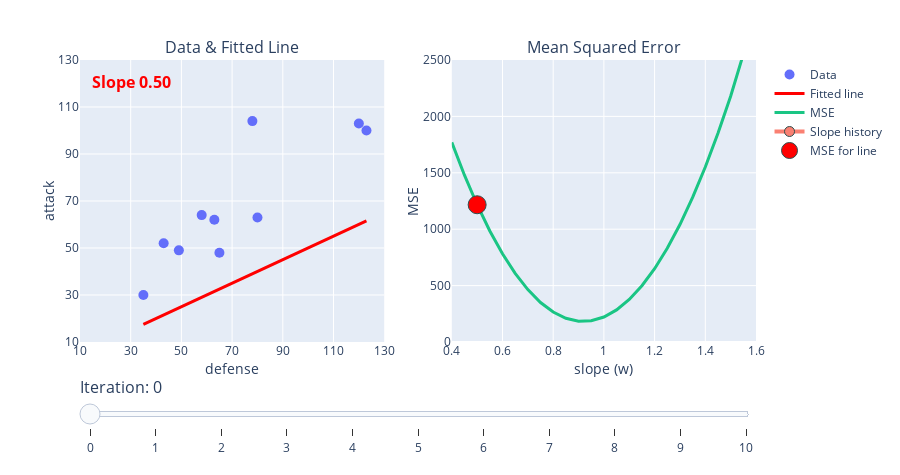

Write notebook code for a chart like this one.
### Code cell
plot_gradient_descent(x, y, w=0.5, alpha=1.8e-4, max_iterations=10)

### Figure 1 — Plotly figure (JSON) as saved in the notebook; plotly's stock layout.template omitted (floating-point values rounded to 4 significant figures)
{"data": [{"marker": {"size": 10}, "mode": "markers", "name": "Data", "type": "scatter", "x": [35, 43, 49, 58, 63, 65, 78, 80, 120, 123], "xaxis": "x", "y": [30, 52, 49, 64, 62, 48, 104, 63, 103, 100], "yaxis": "y"}, {"line": {"color": "red", "width": 3}, "mode": "lines", "name": "Fitted line", "type": "scatter", "x": [35, 43, 49, 58, 63, 65, 78, 80, 120, 123], "xaxis": "x", "y": [17.5, 21.5, 24.5, 29, 31.5, 32.5, 39, 40, 60, 61.5], "yaxis": "y"}, {"line": {"color": "#1ac584", "width": 3}, "mode": "lines", "name": "MSE", "type": "scatter", "x": [0.4, 0.45, 0.5, 0.55, 0.6, 0.65, 0.7, 0.75, 0.8, 0.85, 0.9, 0.95, 1.0, 1.05, 1.1, 1.15, 1.2, 1.25, 1.3, 1.35, 1.4, 1.45, 1.5, 1.55, 1.6], "xaxis": "x2", "y": [1770.0, 1479.0, 1217.0, 984.4, 781.5, 608.2, 464.4, 350.1, 265.3, 210.1, 184.4, 188.2, 221.5, 284.4, 376.7, 498.6, 650.0, 831.0, 1041.0, 1281.0, 1551.0, 1850.0, 2179.0, 2537.0, 2924.0], "yaxis": "y2"}, {"line": {"color": "salmon", "width": 4}, "marker": {"line": {"color": "DarkSlateGrey", "width": 1}, "size": 10}, "mode": "markers+lines", "name": "Slope history", "type": "scatter", "x": [0.5], "xaxis": "x2", "y": [1217.0], "yaxis": "y2"}, {"line": {"color": "red"}, "marker": {"line": {"color": "DarkSlateGrey", "width": 1}, "size": 18}, "mode": "markers", "name": "MSE for line", "type": "scatter", "x": [0.5], "xaxis": "x2", "y": [1217.0], "yaxis": "y2"}, {"mode": "text", "showlegend": false, "text": "<b>Slope 0.50<b>", "textfont": {"color": "red", "size": 16}, "type": "scatter", "x": [30.3], "xaxis": "x", "y": [120], "yaxis": "y"}], "layout": {"annotations": [{"font": {"size": 16}, "showarrow": false, "text": "Data & Fitted Line", "x": 0.225, "xanchor": "center", "xref": "paper", "y": 1, "yanchor": "bottom", "yref": "paper"}, {"font": {"size": 16}, "showarrow": false, "text": "Mean Squared Error", "x": 0.775, "xanchor": "center", "xref": "paper", "y": 1, "yanchor": "bottom", "yref": "paper"}], "height": 475, "margin": {"t": 60}, "sliders": [{"currentvalue": {"font": {"size": 16}, "prefix": "Iteration: ", "visible": true}, "pad": {"b": 10, "t": 30}, "steps": [{"args": [[0], {"frame": {"duration": 0, "easing": "linear", "redraw": false}, "transition": {"duration": 0, "easing": "linear"}}], "label": "0", "method": "animate"}, {"args": [[1], {"frame": {"duration": 0, "easing": "linear", "redraw": false}, "transition": {"duration": 0, "easing": "linear"}}], "label": "1", "method": "animate"}, {"args": [[2], {"frame": {"duration": 0, "easing": "linear", "redraw": false}, "transition": {"duration": 0, "easing": "linear"}}], "label": "2", "method": "animate"}, {"args": [[3], {"frame": {"duration": 0, "easing": "linear", "redraw": false}, "transition": {"duration": 0, "easing": "linear"}}], "label": "3", "method": "animate"}, {"args": [[4], {"frame": {"duration": 0, "easing": "linear", "redraw": false}, "transition": {"duration": 0, "easing": "linear"}}], "label": "4", "method": "animate"}, {"args": [[5], {"frame": {"duration": 0, "easing": "linear", "redraw": false}, "transition": {"duration": 0, "easing": "linear"}}], "label": "5", "method": "animate"}, {"args": [[6], {"frame": {"duration": 0, "easing": "linear", "redraw": false}, "transition": {"duration": 0, "easing": "linear"}}], "label": "6", "method": "animate"}, {"args": [[7], {"frame": {"duration": 0, "easing": "linear", "redraw": false}, "transition": {"duration": 0, "easing": "linear"}}], "label": "7", "method": "animate"}, {"args": [[8], {"frame": {"duration": 0, "easing": "linear", "redraw": false}, "transition": {"duration": 0, "easing": "linear"}}], "label": "8", "method": "animate"}, {"args": [[9], {"frame": {"duration": 0, "easing": "linear", "redraw": false}, "transition": {"duration": 0, "easing": "linear"}}], "label": "9", "method": "animate"}, {"args": [[10], {"frame": {"duration": 0, "easing": "linear", "redraw": false}, "transition": {"duration": 0, "easing": "linear"}}], "label": "10", "method": "animate"}]}], "width": 900, "xaxis": {"anchor": "y", "domain": [0, 0.45], "dtick": 20, "range": [10, 130], "tick0": 10, "title": {"standoff": 0, "text": "defense"}}, "xaxis2": {"anchor": "y2", "domain": [0.55, 1], "dtick": 0.2, "range": [0.4, 1.6], "tick0": 0.4, "title": {"standoff": 0, "text": "slope (w)"}}, "yaxis": {"anchor": "x", "domain": [0, 1], "dtick": 20, "range": [10, 130], "tick0": 10, "title": {"standoff": 0, "text": "attack"}}, "yaxis2": {"anchor": "x2", "domain": [0, 1], "range": [0, 2500], "title": {"standoff": 0, "text": "MSE"}}}}
